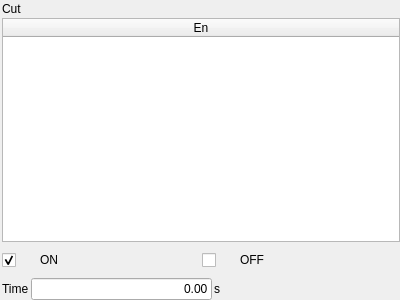
<?xml version="1.0" encoding="UTF-8"?>
<ui version="4.0">
 <class>ICCutPage</class>
 <widget class="QWidget" name="ICCutPage">
  <property name="geometry">
   <rect>
    <x>0</x>
    <y>0</y>
    <width>400</width>
    <height>300</height>
   </rect>
  </property>
  <property name="windowTitle">
   <string>Form</string>
  </property>
  <property name="styleSheet">
   <string notr="true">QCheckBox{
	spacing: 24px;
     width: 32px;
     height: 32px;
}
QCheckBox::indicator:checked
{
 image: url(:/resource/check_checked.png);
}
QCheckBox::indicator:unchecked
{
 image: url(:/resource/check_unchecked.png);
}

</string>
  </property>
  <layout class="QVBoxLayout" name="verticalLayout">
   <property name="spacing">
    <number>2</number>
   </property>
   <property name="leftMargin">
    <number>2</number>
   </property>
   <property name="topMargin">
    <number>2</number>
   </property>
   <property name="rightMargin">
    <number>0</number>
   </property>
   <property name="bottomMargin">
    <number>0</number>
   </property>
   <item>
    <widget class="QLabel" name="label">
     <property name="text">
      <string>Cut</string>
     </property>
    </widget>
   </item>
   <item>
    <widget class="QTableWidget" name="tableWidget">
     <property name="styleSheet">
      <string notr="true">::item{
height: 33px;
}

::item::QCheckBox{
	spacing: 24px;
}

::indicator {
     width: 32px;
     height: 32px;
 }

::indicator:unchecked 
{
     image: url(:/resource/check_unchecked.png);
 }
::indicator:checked 
{
     image: url(:/resource/check_checked.png);
 }
</string>
     </property>
     <property name="editTriggers">
      <set>QAbstractItemView::NoEditTriggers</set>
     </property>
     <property name="showDropIndicator" stdset="0">
      <bool>false</bool>
     </property>
     <property name="alternatingRowColors">
      <bool>true</bool>
     </property>
     <property name="selectionMode">
      <enum>QAbstractItemView::NoSelection</enum>
     </property>
     <property name="selectionBehavior">
      <enum>QAbstractItemView::SelectRows</enum>
     </property>
     <property name="showGrid">
      <bool>true</bool>
     </property>
     <property name="gridStyle">
      <enum>Qt::SolidLine</enum>
     </property>
     <property name="wordWrap">
      <bool>true</bool>
     </property>
     <property name="cornerButtonEnabled">
      <bool>false</bool>
     </property>
     <attribute name="horizontalHeaderMinimumSectionSize">
      <number>48</number>
     </attribute>
     <attribute name="horizontalHeaderStretchLastSection">
      <bool>true</bool>
     </attribute>
     <attribute name="verticalHeaderVisible">
      <bool>false</bool>
     </attribute>
     <attribute name="verticalHeaderDefaultSectionSize">
      <number>40</number>
     </attribute>
     <attribute name="verticalHeaderMinimumSectionSize">
      <number>40</number>
     </attribute>
     <attribute name="verticalHeaderStretchLastSection">
      <bool>false</bool>
     </attribute>
     <column>
      <property name="text">
       <string>En</string>
      </property>
      <property name="textAlignment">
       <set>AlignHCenter|AlignVCenter|AlignCenter</set>
      </property>
     </column>
    </widget>
   </item>
   <item>
    <layout class="QHBoxLayout" name="horizontalLayout_2">
     <item>
      <widget class="QCheckBox" name="onBox">
       <property name="text">
        <string>ON</string>
       </property>
       <property name="checked">
        <bool>true</bool>
       </property>
       <attribute name="buttonGroup">
        <string notr="true">buttonGroup</string>
       </attribute>
      </widget>
     </item>
     <item>
      <widget class="QCheckBox" name="offBox">
       <property name="text">
        <string>OFF</string>
       </property>
       <attribute name="buttonGroup">
        <string notr="true">buttonGroup</string>
       </attribute>
      </widget>
     </item>
    </layout>
   </item>
   <item>
    <layout class="QHBoxLayout" name="horizontalLayout">
     <item>
      <widget class="QLabel" name="label_2">
       <property name="text">
        <string>Time</string>
       </property>
      </widget>
     </item>
     <item>
      <widget class="ICLineEditWithVirtualNumericKeypad" name="delayEdit">
       <property name="text">
        <string>0.00</string>
       </property>
       <property name="alignment">
        <set>Qt::AlignRight|Qt::AlignTrailing|Qt::AlignVCenter</set>
       </property>
      </widget>
     </item>
     <item>
      <widget class="QLabel" name="label_3">
       <property name="text">
        <string>s</string>
       </property>
      </widget>
     </item>
     <item>
      <spacer name="horizontalSpacer">
       <property name="orientation">
        <enum>Qt::Horizontal</enum>
       </property>
       <property name="sizeHint" stdset="0">
        <size>
         <width>40</width>
         <height>20</height>
        </size>
       </property>
      </spacer>
     </item>
    </layout>
   </item>
  </layout>
 </widget>
 <customwidgets>
  <customwidget>
   <class>ICLineEditWithVirtualNumericKeypad</class>
   <extends>QLineEdit</extends>
   <header>iclineeditwithvirtualnumerickeypad.h</header>
  </customwidget>
 </customwidgets>
 <resources/>
 <connections/>
 <buttongroups>
  <buttongroup name="buttonGroup"/>
 </buttongroups>
</ui>
